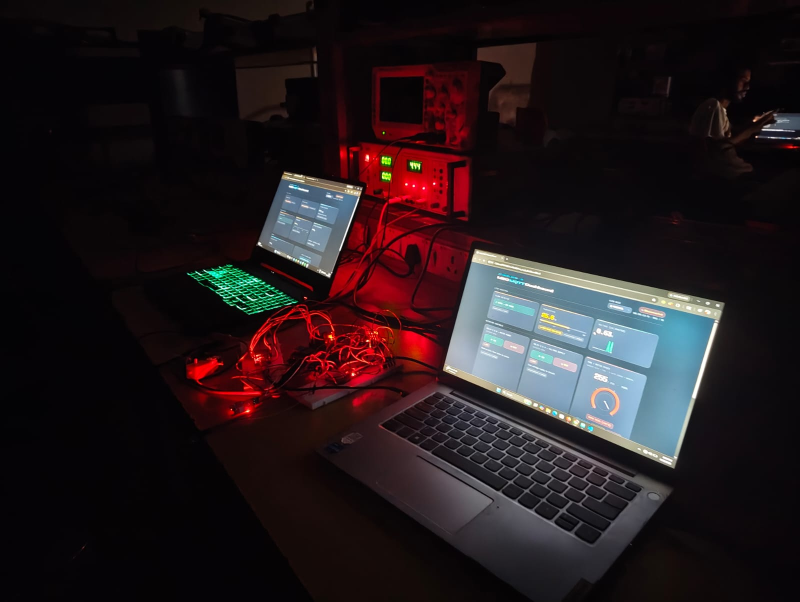
#> input picture 5G-Enabled Sensor Network for Emergency Fault Detection and Actuation/Photo of the setup.jpeg, 1600 x 1204 px (shown at 1/2 size)
$ python -i motion_detector.py   (imports and definitions only)
#> lines starting #> are read from the running program, lines starting #| are printed output that depends on the picture
#> further down, picture is the input picture: shape (1204, 1600, 3); mean B, G, R 28.9, 26, 36
"""
Motion Detector Module for 5G Assistive Wearable
================================================
Calculates optical motion energy from video frames and tracks pedestrian
displacements to determine whether the user is actively walking or stationary.
"""

import cv2
import numpy as np

class MotionDetector:
    def __init__(self, energy_decay=0.65, energy_gain=0.35, walk_threshold=4.5):
        """
        Initializes the motion detector.
        - energy_decay / energy_gain: Exponential smoothing factors for camera motion.
        - walk_threshold: Minimum motion energy to classify camera as walking.
        """
        self.energy_decay = energy_decay
        self.energy_gain = energy_gain
        self.walk_threshold = walk_threshold

        self.prev_gray_frame = None
        self.prev_person_centers = []
        self.motion_energy = 0.0

    def update_frame(self, frame):
        """
        Calculates optical motion energy between the current frame and the previous frame.
        Uses downsampled, blurred grayscale frames for fast, noise-resistant processing.
        """
        if frame is None or frame.size == 0:
            return 0.0

        try:
            # Resize to small thumbnail (120x90) for lightning-fast computation
            gray_small = cv2.resize(cv2.cvtColor(frame, cv2.COLOR_BGR2GRAY), (120, 90))
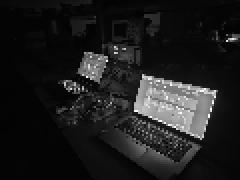
#> gray_small: shape (90, 120) (shown 2 times larger); min 2, max 254, mean 29.4
            gray_blur = cv2.GaussianBlur(gray_small, (15, 15), 0)
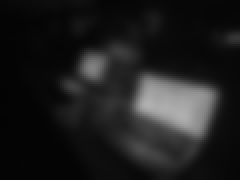
#> gray_blur: shape (90, 120) (shown 2 times larger); min 3, max 177, mean 29.4

            if self.prev_gray_frame is not None:
                frame_diff = float(np.mean(cv2.absdiff(self.prev_gray_frame, gray_blur)))
            else:
                frame_diff = 0.0

            self.prev_gray_frame = gray_blur
            self.motion_energy = (self.energy_decay * self.motion_energy) + (self.energy_gain * frame_diff)
            return self.motion_energy
        except Exception:
            return 0.0

    # [31 lines left out: function track_obstacles, not called in this run]

    def track_pedestrians(self, detections):
        """Backward-compatible alias for pedestrian-specific tracking."""
        return self.track_obstacles(detections)

    # [52 lines left out: functions evaluate_walking, reset, not called in this run]

>>> import cv2
>>> picture = cv2.imread('../../../5G-Enabled Sensor Network for Emergency Fault Detection and Actuation/Photo of the setup.jpeg')
>>> result = MotionDetector().update_frame(picture)
#> result = 0
